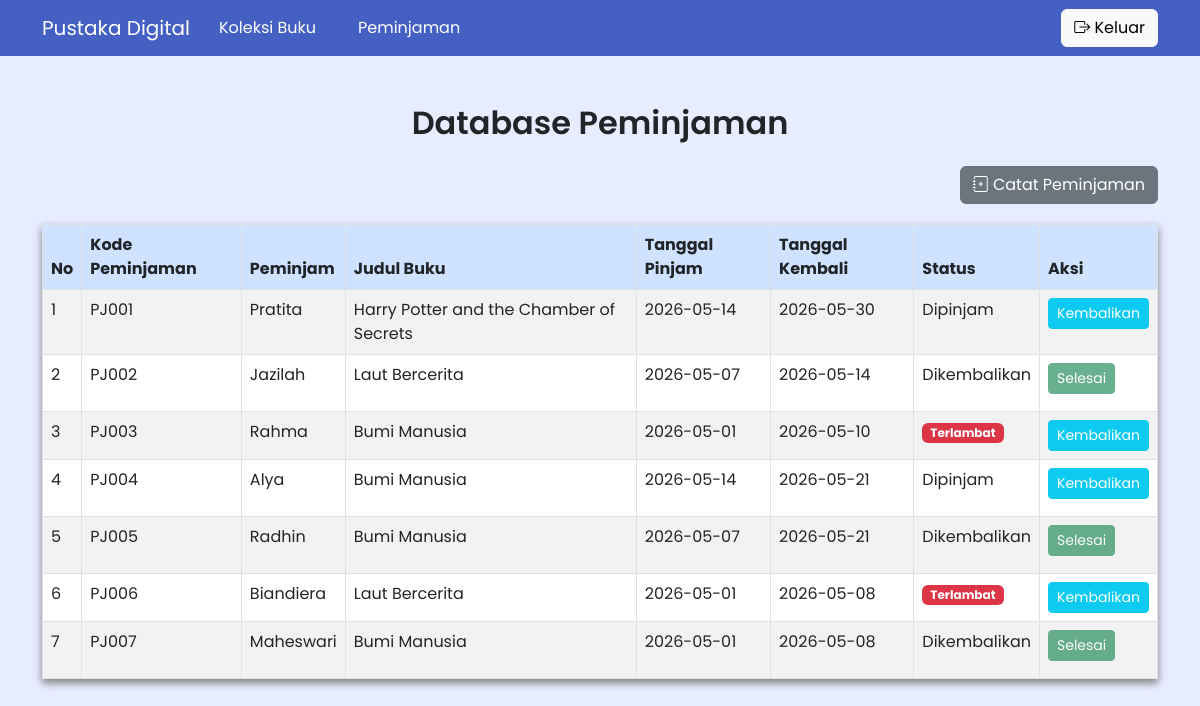
Screenshot of /peminjaman.php (signed in) with the database file from the repository.
### tables this page shows
CREATE TABLE `peminjaman` (
  `id` int(11) NOT NULL,
  `kode_pinjam` varchar(20) DEFAULT NULL,
  `nama_peminjam` varchar(100) DEFAULT NULL,
  `judul_buku` varchar(200) DEFAULT NULL,
  `tgl_pinjam` date DEFAULT NULL,
  `tgl_kembali` date DEFAULT NULL,
  `status` varchar(20) DEFAULT 'Dipinjam'
);

### peminjaman.php (the view, shortened to what this page needs)
<?php
include 'config/koneksi.php';
$query_pinjam = "SELECT * FROM peminjaman";
$result_pinjam = mysqli_query($koneksi, $query_pinjam);
?>
<!DOCTYPE html>
<html lang="en">
<head>
    <link href="https://cdn.jsdelivr.net/npm/bootstrap@5.3.0/dist/css/bootstrap.min.css" rel="stylesheet">
    <link rel="stylesheet" href="https://cdnjs.cloudflare.com/ajax/libs/font-awesome/6.4.0/css/all.min.css">
    <link rel="stylesheet" href="https://cdn.jsdelivr.net/npm/bootstrap-icons@1.13.1/font/bootstrap-icons.min.css">
</head>
<body>
    <nav class="navbar navbar-expand-lg" style="background-color: #4460c3;">
        <div class="container">
            <a class="navbar-brand" href="#" style="color: white;">Pustaka Digital</a>
            <div class="me-3">
                <a href="koleksi_buku.php" class="btn" style="color: white;">Koleksi Buku</a>
            </div>
            <div class="me-3">
                <a href="peminjaman.php" class="btn" style="color: white;">Peminjaman</a>
            </div>
            <div class="navbar-nav ms-auto">
                <a class="btn btn-light" href="logout.php">
                    <i class="bi bi-box-arrow-right"></i> Keluar
                </a>
            </div>
        </div>
    </nav>
    <div class="container mt-5">
        <div class="d-flex justify-content-between align-items-center mb-3">
            <h2 class="w-100">Database Peminjaman</h2>
        </div>
        <div class="d-flex justify-content-end mb-2">
            <button type="button" class="btn btn-secondary" data-bs-toggle="modal" data-bs-target="#modalCatat">
                <i class="bi bi-journal-plus"></i> Catat Peminjaman
            </button>
        </div>
        <table class="table table-bordered table-striped">
            <thead>
                <tr>
                    <th >No</th>
                    <th>Kode Peminjaman</th>
                    <th>Peminjam</th>
                    <th>Judul Buku</th>
                    <th>Tanggal Pinjam</th>
                    <th>Tanggal Kembali</th>
                    <th>Status</th>
                    <th>Aksi</th>
                </tr>
            </thead>
            <tbody>
                <?php
                $no = 1;
                while ($pinjam = mysqli_fetch_assoc($result_pinjam)) {
                    $status = $pinjam['status'];
                ?>
                <tr>
                    <td><?php echo $no++; ?></td>
                    <td><?php echo $pinjam['kode_pinjam']; ?></td>
                    <td><?php echo $pinjam['nama_peminjam']; ?></td>
                    <td><?php echo $pinjam['judul_buku']; ?></td>
                    <td><?php echo $pinjam['tgl_pinjam']; ?></td>
                    <td><?php echo $pinjam['tgl_kembali']; ?></td>
                    <td>
                        <?php if ($status == 'Terlambat') { ?>
                            <span class="badge bg-danger px-2 py-1 rounded">Terlambat</span>
                        <?php } else { ?>
                            <p><?php echo $status; ?></p>
                        <?php } ?>
                    </td>
                    <td>
                        <?php if ($status == 'Dikembalikan') { ?>
                            <button class="btn btn-success btn-sm" disabled>Selesai</button>
                        <?php } else { ?>
                            <button type="button" class="btn btn-info btn-sm text-white"
                                    data-bs-toggle="modal"
                                    data-bs-target="#konfirmasiKembali<?php echo $pinjam['id']; ?>">
                                Kembalikan
                            </button>
                        <?php } ?>
                    </td>
                </tr>
                <?php } ?>
            </tbody>
        </table>
    </div>
</body>
</html>

### peminjaman.php (style rules this page uses)
h2 { font-weight: 600; text-align: center; }
body { font-family: 'Poppins', sans-serif; background-color: #e7ecff; }
.table { margin-top: 20px; box-shadow: grey 0px 4px 8px; }
.table thead th { background-color: #cfe2ff; }

### rows the page displays
peminjaman: kode_pinjam "PJ001", nama_peminjam "Pratita", judul_buku "Harry Potter and the Chamber of Secrets", tgl_pinjam "2026-05-14", tgl_kembali "2026-05-30", status "Dipinjam"
peminjaman: kode_pinjam "PJ002", nama_peminjam "Jazilah", judul_buku "Laut Bercerita", tgl_pinjam "2026-05-07", tgl_kembali "2026-05-14", status "Dikembalikan", shows "Selesai"
peminjaman: kode_pinjam "PJ003", nama_peminjam "Rahma", judul_buku "Bumi Manusia", tgl_pinjam "2026-05-01", tgl_kembali "2026-05-10", status "Terlambat"
peminjaman: kode_pinjam "PJ004", nama_peminjam "Alya", judul_buku "Bumi Manusia", tgl_pinjam "2026-05-14", tgl_kembali "2026-05-21", status "Dipinjam"
peminjaman: kode_pinjam "PJ005", nama_peminjam "Radhin", judul_buku "Bumi Manusia", tgl_pinjam "2026-05-07", tgl_kembali "2026-05-21", status "Dikembalikan", shows "Selesai"
peminjaman: kode_pinjam "PJ006", nama_peminjam "Biandiera", judul_buku "Laut Bercerita", tgl_pinjam "2026-05-01", tgl_kembali "2026-05-08", status "Terlambat"
peminjaman: kode_pinjam "PJ007", nama_peminjam "Maheswari", judul_buku "Bumi Manusia", tgl_pinjam "2026-05-01", tgl_kembali "2026-05-08", status "Dikembalikan", shows "Selesai"
